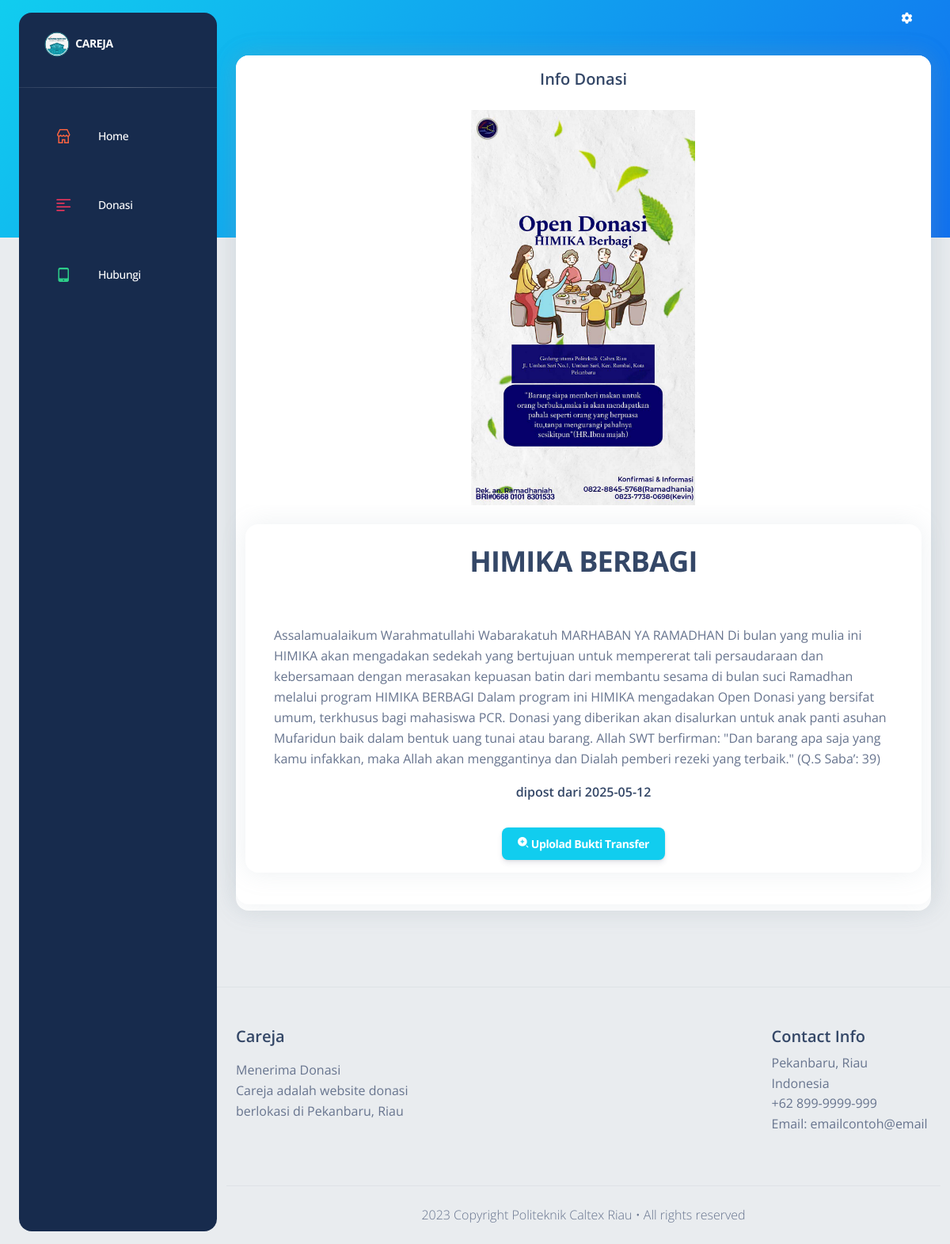
Page /Halaman/info/9 on the committed database.
### tables this page shows
CREATE TABLE `donasi` (
  `id` int(11) NOT NULL COMMENT 'Primary Key',
  `nama` varchar(100) NOT NULL COMMENT 'Nama Produk',
  `keterangan` mediumtext NOT NULL COMMENT 'Keterangan tentang produk',
  `gambar` varchar(100) NOT NULL COMMENT 'Gambar Produk',
  `tanggal_upload` date NOT NULL DEFAULT current_timestamp(),
  `tanggal_batas` date DEFAULT NULL
);

### application/controllers/Halaman.php (called while the page is built, shortened)
<?php
class Halaman extends CI_Controller {
	public function __construct()
	{
		$this->load->model('Donasi_model');
	}
	public function info($id)
    {
		$data['judul'] = "Info Donasi";
		$data['produk'] = $this->Donasi_model->getById($id);
        $this->load->view("non_login/layout/header", $data);
        $this->load->view("non_login/info_donasi", $data);
        $this->load->view("non_login/layout/footer", $data);
	}
}

### index.php (called while the page is built, shortened)
<?php
require_once BASEPATH.'core/CodeIgniter.php';

### application/models/Donasi_model.php (called while the page is built, shortened)
<?php
class Donasi_model extends CI_Model
{
    public $table = 'donasi';
    public function __construct()
    {
        $this->db->protect_identifiers('donasi');
        $this->db->protect_identifiers('user');
        $this->db->protect_identifiers('riwayat');
    }
    public function getById($id)
    {
        $this->db->from($this->table);
        $this->db->where('id', $id);
        $query = $this->db->get();
        return $query->row_array();
    }
}
?>

### application/views/non_login/info_donasi.php (the view)
<div class="container-fluid py-4">
    <div class="row text-center">
        <div class="col-12">
            <div class="card mb-4">
                <div class="card-body px-0 pt-0 pb-2">
                    <div class="card">
                        <div class="card-header p-0 mx-3 mt-3 position-relative z-index-1">
                            <h5 class="mb-0"><?php echo $judul; ?></h5>
                            <br>
                            <img class="border-radius-lg w-40" src="<?= base_url('assets/img/') . $produk['gambar']; ?>" alt="Image placeholder">
                        </div>
                        <div class="card-body">
                            <form action="" method="POST" class="">
                                <div class="row">
                                    <div class="card border-light mb-3" style="max-width: auto;">
                                        <div class="card-header">
                                            <h2><?= $produk['nama']; ?></h2>
                                        </div>
                                        <div class="card-body">
                                            <p class="text-lg-start">
                                                <?= $produk['keterangan']; ?>
                                            </p>
                                            <h6 class="card-title">dipost dari <?= $produk['tanggal_upload']; ?>
                                                <?php if ($produk['tanggal_batas'] != null) { ?>
                                                    sampai tanggal <?= $produk['tanggal_batas']; ?>
                                                <?php } else { ?>
                                            </h6>
                                        <?php } ?>
                                        </div>
                                        <div class="align-items-center">
                                            <a class="btn btn-icon btn-2 btn-info" href="<?= base_url('Auth')?>" type="button">
                                                <span class="btn-inner--icon"><i class="ni ni-zoom-split-in"></i></span>
                                                Uplolad Bukti Transfer
                                            </a>
                                        </div>
                                    </div>
                                </div>
                            </form>
                        </div>
                    </div>
                </div>
            </div>
        </div>
    </div>
</div>

### rows in the picture
donasi: gambar (picture), nama "HIMIKA BERBAGI", keterangan "Assalamualaikum Warahmatullahi Wabarakatuh MARHABAN YA RAMADHAN Di bulan yang mulia ini HIMIKA akan mengadakan sedekah yang bertujuan untuk mempererat tali persaudaraan dan kebersamaan dengan merasakan kepuasan batin dari membantu sesama di bulan suci Ramadhan melalui program HIMIKA BERBAGI Dalam program ini HIMIKA mengadakan Open Donasi yang bersifat umum, terkhusus bagi mahasiswa PCR. Donasi yang diberikan akan disalurkan untuk anak panti asuhan Mufaridun baik dalam bentuk uang tunai atau barang. Allah SWT berfirman: \"Dan barang apa saja yang kamu infakkan, maka Allah akan menggantinya dan Dialah pemberi rezeki yang terbaik.\" (Q.S Saba’: 39)", tanggal_upload "2025-05-12"

### other values in the picture
$judul "Info Donasi"
